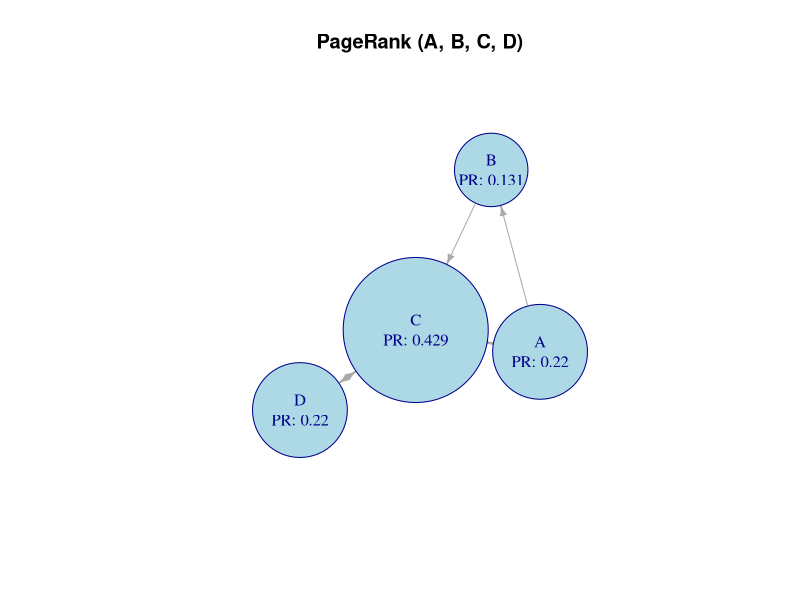

The R script that drew this image:
library(igraph)

# Adjacency matrix
adj <- matrix(c(
  0, 1, 1, 0,
  0, 0, 1, 0,
  1, 0, 0, 1,
  0, 0, 1, 0
), nrow = 4, byrow = TRUE)

# Node names
node_names <- c("A", "B", "C", "D")

# Create graph
g <- graph_from_adjacency_matrix(adj, mode = "directed")
V(g)$name <- node_names

# PageRank (Google-style, d = 0.85 by default)
V(g)$pagerank <- round(page_rank(g)$vector, 3)

# Plot
plot(
  g,
  layout = layout_with_kk(g),
  vertex.size = 35 + 200 * V(g)$pagerank,
  vertex.label = paste0(V(g)$name, "\nPR: ", V(g)$pagerank),
  vertex.color = "lightblue",
  vertex.frame.color = "darkblue",
  edge.arrow.size = 0.5,
  main = "PageRank (A, B, C, D)"
)
